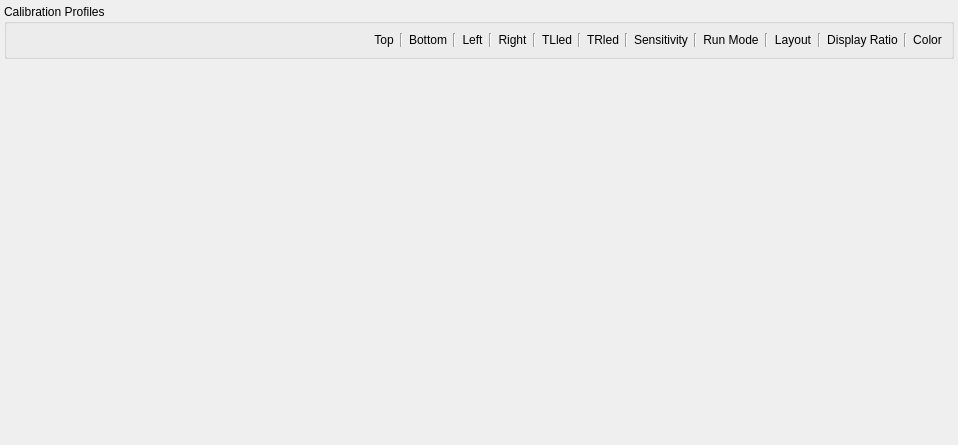
          <widget class="QWidget" name="profilesScrollContents">
           <property name="geometry">
            <rect>
             <x>0</x>
             <y>0</y>
             <width>958</width>
             <height>445</height>
            </rect>
           </property>
           <layout class="QVBoxLayout" name="verticalLayout_16" stretch="0,1">
            <property name="leftMargin">
             <number>4</number>
            </property>
            <property name="topMargin">
             <number>4</number>
            </property>
            <property name="rightMargin">
             <number>4</number>
            </property>
            <property name="bottomMargin">
             <number>4</number>
            </property>
            <item>
             <widget class="QGroupBox" name="profilesBox">
              <property name="title">
               <string>Calibration Profiles</string>
              </property>
              <layout class="QVBoxLayout" name="verticalLayout_5">
               <item>
                <layout class="QGridLayout" name="profilesArea" columnstretch="0,0,3,0,0,0,0,0,0,0,0,0,0,0,0,0,0,0,0,0,0,0,0,0">
                 <item row="0" column="5">
                  <widget class="QLabel" name="bottomOffHeader">
                   <property name="text">
                    <string>Bottom</string>
                   </property>
                   <property name="alignment">
                    <set>Qt::AlignCenter</set>
                   </property>
                  </widget>
                 </item>
                 <item row="0" column="0">
                  <widget class="QLabel" name="renamePadding">
                   <property name="text">
                    <string/>
                   </property>
                   <property name="alignment">
                    <set>Qt::AlignCenter</set>
                   </property>
                  </widget>
                 </item>
                 <item row="0" column="6">
                  <widget class="Line" name="line_5">
                   <property name="orientation">
                    <enum>Qt::Vertical</enum>
                   </property>
                  </widget>
                 </item>
                 <item row="0" column="13">
                  <widget class="QLabel" name="TRledHeader">
                   <property name="text">
                    <string>TRled</string>
                   </property>
                   <property name="alignment">
                    <set>Qt::AlignCenter</set>
                   </property>
                  </widget>
                 </item>
                 <item row="0" column="15">
                  <widget class="QLabel" name="irSensHeader">
                   <property name="text">
                    <string>Sensitivity</string>
                   </property>
                   <property name="alignment">
                    <set>Qt::AlignCenter</set>
                   </property>
                  </widget>
                 </item>
                 <item row="0" column="11">
                  <widget class="QLabel" name="TLledHeader">
                   <property name="text">
                    <string>TLled</string>
                   </property>
                   <property name="alignment">
                    <set>Qt::AlignCenter</set>
                   </property>
                  </widget>
                 </item>
                 <item row="0" column="17">
                  <widget class="QLabel" name="runModeHeader">
                   <property name="text">
                    <string>Run Mode</string>
                   </property>
                   <property name="alignment">
                    <set>Qt::AlignCenter</set>
                   </property>
                  </widget>
                 </item>
                 <item row="0" column="19">
                  <widget class="QLabel" name="layoutHeader">
                   <property name="text">
                    <string>Layout</string>
                   </property>
                   <property name="alignment">
                    <set>Qt::AlignCenter</set>
                   </property>
                  </widget>
                 </item>
                 <item row="0" column="22">
                  <widget class="Line" name="line_12">
                   <property name="orientation">
                    <enum>Qt::Vertical</enum>
                   </property>
                  </widget>
                 </item>
                 <item row="0" column="16">
                  <widget class="Line" name="line_8">
                   <property name="orientation">
                    <enum>Qt::Vertical</enum>
                   </property>
                  </widget>
                 </item>
                 <item row="0" column="7">
                  <widget class="QLabel" name="leftOffHeader">
                   <property name="text">
                    <string>Left</string>
                   </property>
                   <property name="alignment">
                    <set>Qt::AlignCenter</set>
                   </property>
                  </widget>
                 </item>
                 <item row="0" column="12">
                  <widget class="Line" name="line_10">
                   <property name="orientation">
                    <enum>Qt::Vertical</enum>
                   </property>
                  </widget>
                 </item>
                 <item row="0" column="14">
                  <widget class="Line" name="line_11">
                   <property name="orientation">
                    <enum>Qt::Vertical</enum>
                   </property>
                  </widget>
                 </item>
                 <item row="0" column="9">
                  <widget class="QLabel" name="rightOffHeader">
                   <property name="text">
                    <string>Right</string>
                   </property>
                   <property name="alignment">
                    <set>Qt::AlignCenter</set>
                   </property>
                  </widget>
                 </item>
                 <item row="0" column="20">
                  <widget class="Line" name="line_9">
                   <property name="orientation">
                    <enum>Qt::Vertical</enum>
                   </property>
                  </widget>
                 </item>
                 <item row="0" column="23">
                  <widget class="QLabel" name="colorHeader">
                   <property name="text">
                    <string>Color</string>
                   </property>
                   <property name="alignment">
                    <set>Qt::AlignCenter</set>
                   </property>
                  </widget>
                 </item>
                 <item row="0" column="4">
                  <widget class="Line" name="line_4">
                   <property name="orientation">
                    <enum>Qt::Vertical</enum>
                   </property>
                  </widget>
                 </item>
                 <item row="0" column="1">
                  <widget class="QLabel" name="headerPadding">
                   <property name="text">
                    <string/>
                   </property>
                   <property name="alignment">
                    <set>Qt::AlignCenter</set>
                   </property>
                  </widget>
                 </item>
                 <item row="0" column="10">
                  <widget class="Line" name="line_7">
                   <property name="orientation">
                    <enum>Qt::Vertical</enum>
                   </property>
                  </widget>
                 </item>
                 <item row="0" column="2">
                  <spacer name="horizontalSpacer_15">
                   <property name="orientation">
                    <enum>Qt::Horizontal</enum>
                   </property>
                   <property name="sizeHint" stdset="0">
                    <size>
                     <width>0</width>
                     <height>0</height>
                    </size>
                   </property>
                  </spacer>
                 </item>
                 <item row="0" column="3">
                  <widget class="QLabel" name="topOffHeader">
                   <property name="frameShape">
                    <enum>QFrame::NoFrame</enum>
                   </property>
                   <property name="frameShadow">
                    <enum>QFrame::Plain</enum>
                   </property>
                   <property name="lineWidth">
                    <number>1</number>
                   </property>
                   <property name="text">
                    <string>Top</string>
                   </property>
                   <property name="alignment">
                    <set>Qt::AlignCenter</set>
                   </property>
                  </widget>
                 </item>
                 <item row="0" column="8">
                  <widget class="Line" name="line_6">
                   <property name="orientation">
                    <enum>Qt::Vertical</enum>
                   </property>
                  </widget>
                 </item>
                 <item row="0" column="18">
                  <widget class="Line" name="line_3">
                   <property name="orientation">
                    <enum>Qt::Vertical</enum>
                   </property>
                  </widget>
                 </item>
                 <item row="0" column="21">
                  <widget class="QLabel" name="aspectRatioHeader">
                   <property name="text">
                    <string>Display Ratio</string>
                   </property>
                   <property name="alignment">
                    <set>Qt::AlignCenter</set>
                   </property>
                  </widget>
                 </item>
                </layout>
               </item>
               <item>
                <layout class="QGridLayout" name="caliBtnsLayout"/>
               </item>
              </layout>
             </widget>
            </item>
            <item>
             <spacer name="verticalSpacer">
              <property name="orientation">
               <enum>Qt::Vertical</enum>
              </property>
              <property name="sizeHint" stdset="0">
               <size>
                <width>20</width>
                <height>0</height>
               </size>
              </property>
             </spacer>
            </item>
           </layout>
          </widget>
